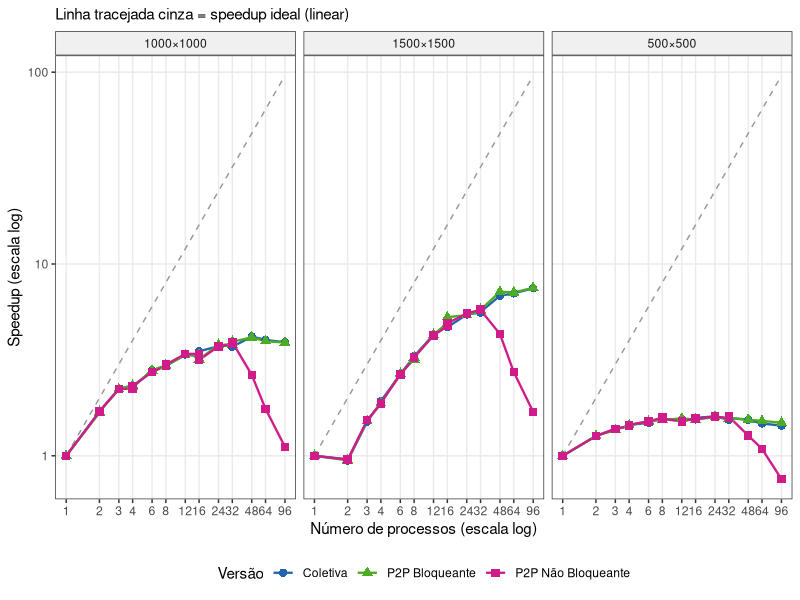
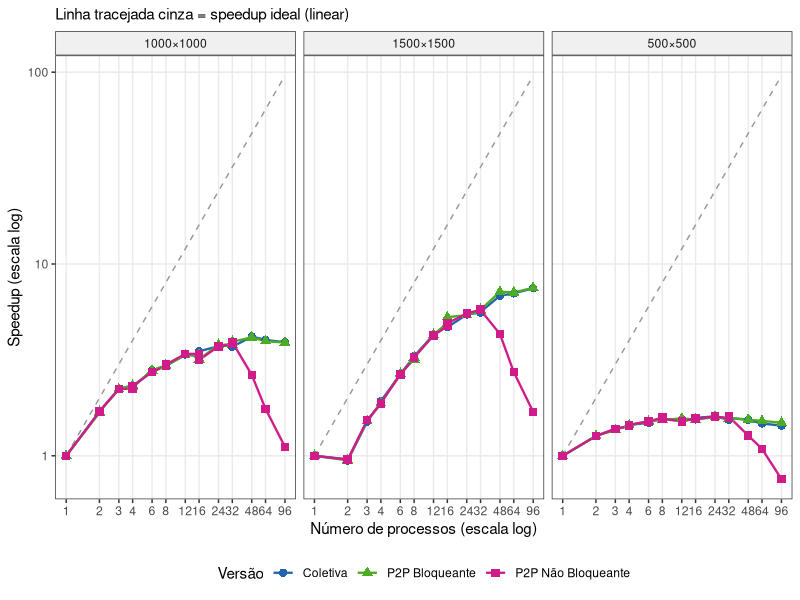

The R script that drew these images, in order:
library(dplyr)
library(ggplot2)

pdf(NULL)

df <- read.csv("../../results/rastro_completo.csv", stringsAsFactors = FALSE)

exec <- df %>%
  filter(rank == "rank0") %>%
  group_by(tipo, size, nproc, nodes, rep) %>%
  summarise(exec_time = max(fim) - min(inicio), .groups = "drop") %>%
  group_by(tipo, size, nproc, nodes) %>%
  summarise(tempo = median(exec_time), .groups = "drop")

# Tempo sequencial (nproc=1, nodes=1) por tipo e size
t_seq <- exec %>%
  filter(nproc == 1, nodes == 1) %>%
  select(tipo, size, t1 = tempo)

speedup <- exec %>%
  left_join(t_seq, by = c("tipo", "size")) %>%
  mutate(speedup = t1 / tempo) %>%
  filter(!is.na(speedup))

speedup <- speedup %>%
  mutate(
    tipo = recode(tipo,
      "coletiva"          = "Coletiva",
      "p2p_bloqueante"    = "P2P Bloqueante",
      "p2p_naobloqueante" = "P2P Não Bloqueante"
    ),
    size_label = paste0(size, "×", size)
  )

# Linha de speedup ideal
ideal <- speedup %>%
  distinct(nproc) %>%
  mutate(speedup = nproc, tipo = "Ideal")

ggplot(speedup, aes(x = nproc, y = speedup, color = tipo, shape = tipo)) +
  geom_line(data = ideal, aes(x = nproc, y = speedup),
            color = "gray60", linetype = "dashed", inherit.aes = FALSE) +
  geom_line(linewidth = 0.8) +
  geom_point(size = 2.5) +
  facet_wrap(~ size_label, ncol = 3) +
  scale_x_log10(breaks = c(1,2,3,4,6,8,12,16,24,32,48,64,96)) +
  scale_y_log10() +
  scale_color_manual(values = c(
    "Coletiva"           = "#2166ac",
    "P2P Bloqueante"     = "#4dac26",
    "P2P Não Bloqueante" = "#d01c8b"
  )) +
  labs(
    # title    = "Speedup em relação à execução sequencial (1 processo, 1 nó)",
    subtitle = "Linha tracejada cinza = speedup ideal (linear)",
    x        = "Número de processos (escala log)",
    y        = "Speedup (escala log)",
    color    = "Versão",
    shape    = "Versão"
  ) +
  theme_bw(base_size = 11) +
  theme(
    legend.position  = "bottom",
    panel.grid.minor = element_blank(),
    strip.background = element_rect(fill = "#f0f0f0")
  )

ggsave("../imgs/plot_speedup.pdf", width = 10, height = 4.5)
# ggsave("../imgs/plot_speedup.png", width = 10, height = 4.5, dpi = 150)
message("Salvo: plot_speedup.pdf")
